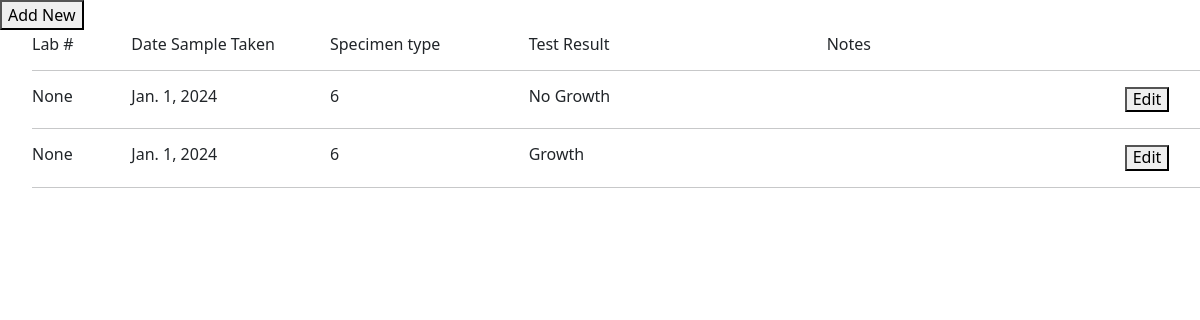
The app's page /client/laboratory_culture_list/1/ with its own data.
### tb_app/models.py (models this page shows, shortened)
class Laboratory_Culture(TSIS2BaseModel):
    client = models.ForeignKey("client", blank=False, null=False, on_delete=models.PROTECT)
    date_sample_taken = models.DateField(blank=False, null=False, default='2024-01-01')
    specimen_type = models.CharField(blank=False, null=False,max_length=255, choices=SPECIMEN, default=6)
    other_specimen_type =models.CharField(blank=True, null=True, max_length=255)
    date_sample_sent_to_lab = models.DateField(blank=True, null=True)
    date_sample_received_at_lab = models.DateField(blank=True, null=True)
    date_results_received = models.DateField(blank=True, null=True)
    lab_no = models.CharField(blank=True, null=True, max_length=255)
    test_results = models.CharField(blank=True, null=True, max_length=255, choices=CULTURE_RESULTS)
    organism_identified = models.CharField(blank=True, null=True, max_length=255)
    sample_rejection_reason = models.CharField(blank=True, null=True, max_length=255)
    notes = models.TextField(blank=True, null=True)

### tb_app/views.py (the view)
# urls.py: path('laboratory_culture_list/<int:client_id>/', laboratory_culture_list, name='laboratory_culture_list'),
def laboratory_culture_list(request, client_id):
    client = get_object_or_404(Client, pk=client_id)
    laboratory_culture = Laboratory_Culture.objects.filter(client_id=client_id)
    return render(request, 'laboratory_culture_list.html', {'laboratory_culture': laboratory_culture, 'client_id': client_id})

### tb_app/base_model.py (called while the page is built)
    def get_queryset(self):
        if self.include_deleted:
            return TSIS2BaseQuerySet(self.model)
        return TSIS2BaseQuerySet(self.model).filter(deleted_at=None)

### tb_app/templates/laboratory_culture_list.html (shortened to what this page needs)
{% load widget_tweaks %}
{% load bootstrap5 %}
{% bootstrap_css %}
{% load crispy_forms_tags %}
</head>
{% block content %}
<div class="col-md-4">  <button onclick="popup2({{ client.id }})">Add New</button>  </div>
<ul>
  <b><div class="row h6">
    <div class="col-md-1"> Lab #  </div>
    <div class="col-md-2"> Date Sample Taken </div>
    <div class="col-md-2"> Specimen type </div>
    <div class="col-md-3">  Test Result</div>
    <div class="col-md-3">  Notes </div>
  </div> </b>
<hr>
{% for xr in laboratory_culture %}
<div class="row h6">
   <div class="col-md-1">  {{ xr.lab_no }}</div>
    <div class="col-md-2">  {{ xr.date_sample_taken }}</div>
    <div class="col-md-2">  {{ xr.specimen_type }}</div>
    <div class="col-md-3">  {{ xr.test_results }}</div>
    <div class="col-md-3">  {{ xr.notes}}</div>
    <div class="col-md-1"> <button onclick="popup({{ xr.id }})">Edit</button>  </div>
  </div>
  <hr>
{% empty %}
<p style="font-size:12px; "> No data found - Click <b>'Add New'</b> to create new record </p>
{% endfor %}
</ul>
{% endblock %}

### tb_app/templates/laboratory_culture_list.html (style rules this page uses)
.row { margin-bottom: 5px; margin-top: 5px; }

### records on screen
Laboratory_Culture: lab_no "None", date_sample_taken "Jan. 1, 2024", specimen_type "6", test_results "No Growth"
Laboratory_Culture: lab_no "None", date_sample_taken "Jan. 1, 2024", specimen_type "6", test_results "Growth"
